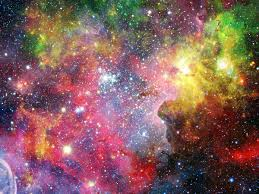
#> input picture bolum4/img1.jpg, 259 x 194 px
$ python color-img-hist2d.py
#> lines starting #> are read from the running program, lines starting #| are printed output that depends on the picture
import matplotlib.pyplot as plt

image = plt.imread('img1.jpg')
#> image is the input picture: shape (194, 259, 3); mean R, G, B 132.4, 95.7, 93.3

# Histogram oluşturacağımız renkleri iki boyutlu dizi haline getirdik.
red, green, blue = image[:,:,0], image[:,:,1], image[:,:,2]
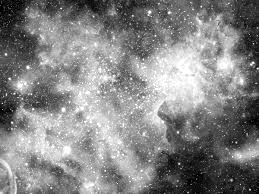
#> red: shape (194, 259); min 0, max 255, mean 132.4
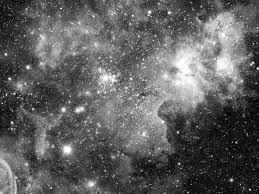
#> green: shape (194, 259); min 0, max 255, mean 95.7
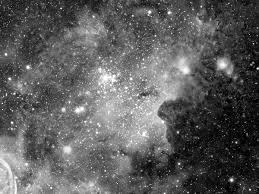
#> blue: shape (194, 259); min 0, max 255, mean 93.3

# Her bir rengin 2 boyutlu dizilerini, flatten() ile 1
# boyutlu diziler haline getirdik.
red_pixels = red.flatten()
green_pixels = green.flatten()
blue_pixels = blue.flatten()

# hist2d() ile kırmızı ve yeşil piksellerin 2 boyutlu histogramını oluşturduk.
# bins(32,32) ile 32 ye 32 şeklinde bölmeler oluşmasını sağladık.
plt.subplot(2,2,1)
plt.grid('off')
plt.xticks(rotation=60)
plt.xlabel('red')
plt.ylabel('green')
plt.hist2d(red_pixels,green_pixels,bins=(32,32))

# Yeşil ve mavi piksellerin 2 boyutlu histogramını oluşturduk.
plt.subplot(2,2,2)
plt.grid('off')
plt.xticks(rotation=60)
plt.xlabel('green')
plt.ylabel('blue')
plt.hist2d(green_pixels,blue_pixels, bins=(32,32))

# Mavi ve kırmızı piksellerin 2 boyutlu histogramını oluşturduk.
plt.subplot(2,2,3)
plt.grid('off')
plt.xticks(rotation=60)
plt.xlabel('blue')
plt.ylabel('red')
plt.hist2d(blue_pixels,red_pixels,bins=(32,32))

plt.tight_layout()
plt.show()
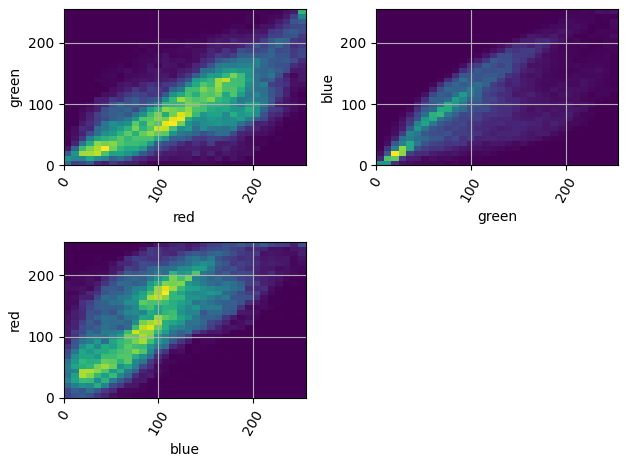
#> figure drawn by matplotlib, 3 panels
